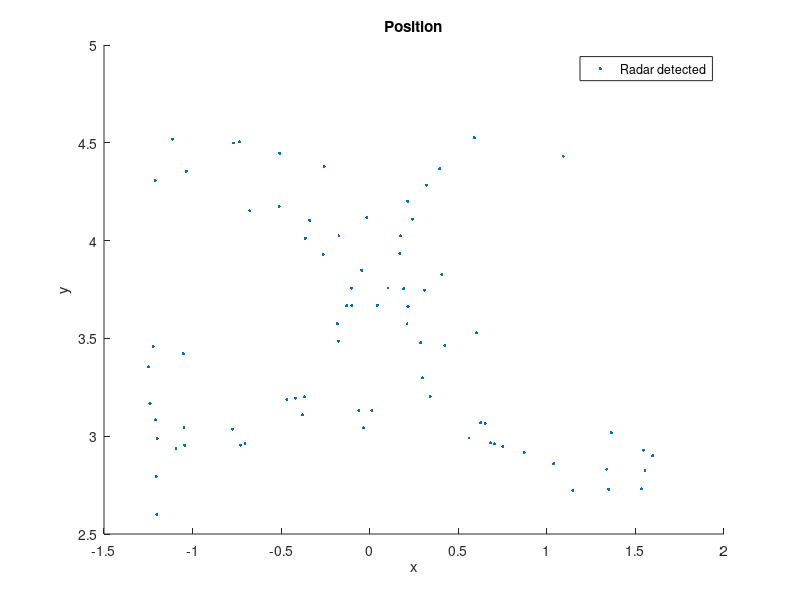

Recreate this plot in MATLAB. (Note: this script raises an error after producing the figure.)
clear; clc; close all;

% 데이터 로드
load('x_radar_eight_walking.mat'); load('y_radar_eight_walking.mat');
t = linspace(0, 2*pi, length(x_radar));
dt = t(2) - t(1);

% 튀는 값 제거
mean_x = mean(x_radar);
std_x = std(x_radar);
mean_y = mean(y_radar);
std_y = std(y_radar);

threshold = 1; % 3 표준편차를 기준으로 이상치 제거
valid_indices = abs(x_radar - mean_x) < threshold * std_x & abs(y_radar - mean_y) < threshold * std_y;

x_radar_filtered = x_radar(valid_indices);
y_radar_filtered = y_radar(valid_indices);

% Plotting the position
figure;
scatter(x_radar_filtered, y_radar_filtered, 5, 'red', 'filled', 'DisplayName', 'Radar detected');
xlabel('x');
ylabel('y');
title('Position');
legend;
hold on;

% Define measurements to be the position with noise
measPos = [x_radar_filtered; y_radar_filtered; zeros(size(x_radar_filtered))];

% Define the initial state and covariance
positionSelector = [1 0 0 0 0 0; 0 0 1 0 0 0; 0 0 0 0 1 0]; % Position from state
initialState = [x_radar_filtered(1); 0; y_radar_filtered(1); 0; 0; 0]; % First measurement as initial state
initialCovariance = diag([1, 1e4, 1, 1e4, 1, 1e4]); % Velocity is not measured

% Create a constant-velocity trackingEKF
cvekf = trackingEKF(@constvel, @cvmeas, initialState, ...
    'StateTransitionJacobianFcn', @constveljac, ...
    'MeasurementJacobianFcn', @cvmeasjac, ...
    'StateCovariance', initialCovariance, ...
    'HasAdditiveProcessNoise', false, ...
    'ProcessNoise', eye(3));

% Track using the constant-velocity filter
numSteps = numel(x_radar_filtered);
dist = zeros(1, numSteps);
estPos = zeros(3, numSteps);
for i = 2:numSteps
    predict(cvekf, dt);
    dist(i) = distance(cvekf, measPos(:,i)); % Distance from true position
    estPos(:,i) = positionSelector * correct(cvekf, measPos(:,i));
end
hold on;
plot(estPos(1,:), estPos(2,:), '-g', 'DisplayName', 'CV Low PN');
title('True and Estimated Positions with CV Filter');
axis equal;
legend;

% Increase the process noise for the constant-velocity filter
cvekf2 = trackingEKF(@constvel, @cvmeas, initialState, ...
    'StateTransitionJacobianFcn', @constveljac, ...
    'MeasurementJacobianFcn', @cvmeasjac, ...
    'StateCovariance', initialCovariance, ...
    'HasAdditiveProcessNoise', false, ...
    'ProcessNoise', diag([50, 50, 1])); % Large uncertainty in the horizontal acceleration

dist = zeros(1, numSteps);
estPos = zeros(3, numSteps);
for i = 2:numSteps
    predict(cvekf2, dt);
    dist(i) = distance(cvekf2, measPos(:,i)); % Distance from true position
    estPos(:,i) = positionSelector * correct(cvekf2, measPos(:,i));
end
hold on;
plot(estPos(1,:), estPos(2,:), '-c', 'DisplayName', 'CV High PN');
title('True and Estimated Positions with Increased Process Noise');
axis equal;
legend;

% Use an interacting multiple-model (IMM) filter
imm = trackingIMM('TransitionProbabilities', 0.99); % Default IMM with three models
initialize(imm, initialState, initialCovariance);

% Track using the IMM filter
dist = zeros(1, numSteps);
estPos = zeros(3, numSteps);
modelProbs = zeros(3, numSteps);
modelProbs(:,1) = imm.ModelProbabilities;
for i = 2:numSteps
    predict(imm, dt);
    dist(i) = distance(imm, measPos(:,i)); % Distance from true position
    estPos(:,i) = positionSelector * correct(imm, measPos(:,i));
    modelProbs(:,i) = imm.ModelProbabilities;
end
hold on;
plot(estPos(1,:), estPos(2,:), '-m', 'DisplayName', 'IMM');
title('True and Estimated Positions with IMM Filter');
axis equal;
legend;

% tracking frame update
figure();
plot(estPos(1,:), estPos(2,:), '-m', 'LineWidth', 1.5);

% 비디오 파일 경로
videoFilePath = 'human_eight.mp4';
videoReader = VideoReader(videoFilePath);

% 비디오 재생을 위한 타이머 설정
videoTimer = timer('TimerFcn', @(~,~)playVideoFrame(videoReader), 'ExecutionMode', 'fixedRate', 'Period', 1/(3*videoReader.FrameRate));

start(videoTimer); % 비디오 재생 시작

for value = 1: length(estPos)
    updatePlot(value, estPos, x_radar_filtered, y_radar_filtered);
    pause(0.002); % 플롯 업데이트 속도 조절
end

stop(videoTimer); % 비디오 재생 정지
delete(videoTimer); % 타이머 객체 삭제

function updatePlot(value, estPos, x_radar_filtered, y_radar_filtered)
    plotestPos(value, estPos); 
    hold on;
    plotsensorVal(value, x_radar_filtered, y_radar_filtered);
    hold off;
    drawnow;
end

function plotestPos(value, estPos)
    plot(estPos(1,value), estPos(2,value), '.m', 'LineWidth', 3);
    xlim([-3, 3]);
    ylim([0, 4.5]);
    xlabel('X (m)');
    ylabel('Y (m)');
    title('IMM Filtering');
end

function plotsensorVal(value, x_radar_filtered, y_radar_filtered)
    plot(x_radar_filtered(value), y_radar_filtered(value), '.c', 'LineWidth', 3);
    xlim([-3, 3]);
    ylim([0, 4.5]);
    xlabel('X (m)');
    ylabel('Y (m)');
    title('IMM Filtering');
end

function playVideoFrame(videoReader)
    if hasFrame(videoReader)
        frame = readFrame(videoReader);
        imshow(frame);
        drawnow;
    end
end
